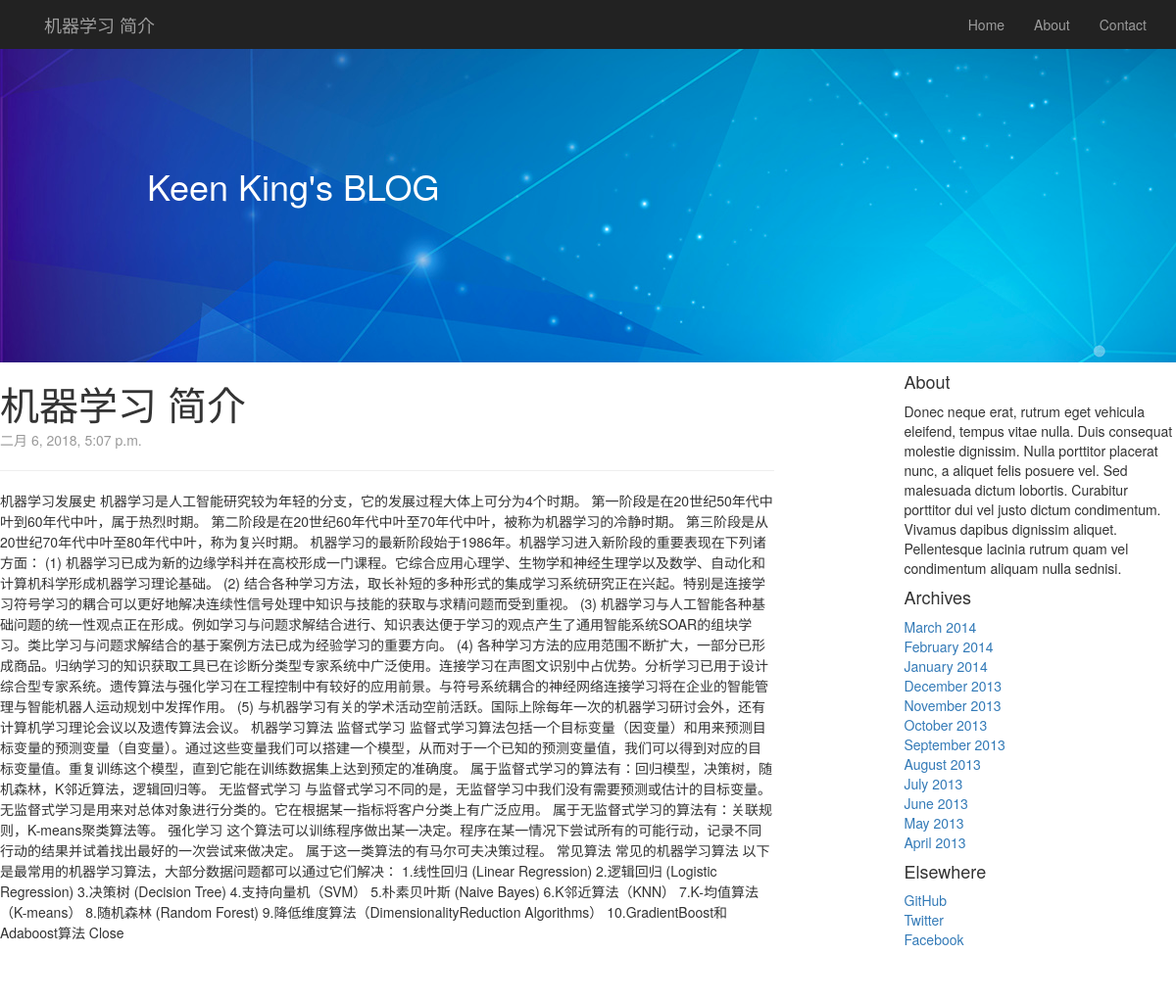
Page /detail/1/ on the committed database.
### myblog/models.py (models this page shows, shortened)
class BlogPost(models.Model):
    title = models.CharField(u"博客标题", max_length=100)  # 博客标题
    category = models.CharField(u"博客标签", max_length=50, blank=True)  # 博客标签
    pub_date = models.DateTimeField(u"发布日期", auto_now_add=True, editable=True)  # 博客发布日期
    update_time = models.DateTimeField(u'更新时间', auto_now=True, null=True)
    content = models.TextField(blank=True, null=True)  # 博客文章正文
    class Meta:  # 按时间下降排序
        ordering = ['-pub_date']
        verbose_name = "文章"
        verbose_name_plural = "文章"

### myblog/views.py (the view)
# urls.py: url(r'^detail/(\d+)/$', get_details, name='blog_get_detail'),
def get_details(request,blog_id):
    try:
        blog = BlogPost.objects.get(id = blog_id)
    except:
        raise Http404
    ctx = {
        'blog':blog
    }
    return render(request,'blog_details.html',ctx)

### templates/blog_details.html (shortened to what this page needs)
{% load staticfiles %}
<!DOCTYPE html>
<html lang="en">
<head>
    <link rel="stylesheet" href={% static 'css/bootstrap.min.css' %}>
    <link rel="stylesheet" href={% static 'css/Mycss.css' %}>
</head>
<body>
<nav class="nav  navbar-fixed-top navbar-inverse"  role="navigation">
    <div class="container">
        <div class="navbar-header">
            <div class="navbar-brand nav-title">
                <p>{{ blog.title }}</p>
            </div>
        </div>
        <div class="collapse navbar-collapse" id="navbar-menu">
            <ul class="nav navbar-nav navbar-right">
                <li class="cative">
                    <a href="#">Home</a>
                </li>
                <li class="cative">
                    <a href="#">About</a>
                </li>
                <li class="cative">
                    <a href="#">Contact</a>
                </li>
            </ul>
        </div>
    </div>
</nav>
<div class="header-img" style="background: url({% static 'images/7.jpg'%});width: 100%;height: 350px;">
    <h1 style="padding: 150px;color: white">Keen King's BLOG</h1>
</div>
<div style="overflow:hidden;">
    <div class="row">
        <div class="col-sm-8" style="line-height: 1.5">
            <div style="margin-bottom: 60px">
                <h2 style="margin-bottom: 5px;font-size: 40px">{{ blog.title }}</h2>
                <p style="margin-bottom: 20px;color: #999">{{ blog.update_time }}</p>
                <hr>
                <p>{{ blog.content }}</p>
            </div>
        </div>
        <div class="col-sm-3 col-sm-offset-1 blog-sidebar">
          <div class="sidebar-module sidebar-module-inset">
            <h4>About</h4>
            <p>Donec neque erat, rutrum eget vehicula eleifend, tempus vitae nulla. Duis consequat molestie dignissim. Nulla porttitor placerat nunc, a aliquet felis posuere vel. Sed malesuada dictum lobortis. Curabitur porttitor dui vel justo dictum condimentum. Vivamus dapibus dignissim aliquet. Pellentesque lacinia rutrum quam vel condimentum aliquam nulla sednisi.
</p>
          </div>
          <div class="sidebar-module">
            <h4>Archives</h4>
            <ol class="list-unstyled">
              <li><a href="#">March 2014</a></li>
              <li><a href="#">February 2014</a></li>
              <li><a href="#">January 2014</a></li>
              <li><a href="#">December 2013</a></li>
              <li><a href="#">November 2013</a></li>
              <li><a href="#">October 2013</a></li>
              <li><a href="#">September 2013</a></li>
              <li><a href="#">August 2013</a></li>
              <li><a href="#">July 2013</a></li>
              <li><a href="#">June 2013</a></li>
              <li><a href="#">May 2013</a></li>
              <li><a href="#">April 2013</a></li>
            </ol>
          </div>
          <div class="sidebar-module">
            <h4>Elsewhere</h4>
            <ol class="list-unstyled">
              <li><a href="#">GitHub</a></li>
              <li><a href="#">Twitter</a></li>
              <li><a href="#">Facebook</a></li>
            </ol>
          </div>
        </div>
    </div>
</div>
</body>
</html>

### rows in the picture
BlogPost: title "机器学习 简介", update_time "二月 6, 2018, 5:07 p.m.", content "机器学习发展史 机器学习是人工智能研究较为年轻的分支，它的发展过程大体上可分为4个时期。 第一阶段是在20世纪50年代中叶到60年代中叶，属于热烈时期。 第二阶段是在20世纪60年代中叶至70年代中叶，被称为机器学习的冷静时期。 第三阶段是从20世纪70年代中叶至80年代中叶，称为复兴时期。 机器学习的最新阶段始于1986年。机器学习进入新阶段的重要表现在下列诸方面： (1) 机器学习已成为新的边缘学科并在高校形成一门课程。它综合应用心理学、生物学和神经生理学以及数学、自动化和计算机科学形成机器学习理论基础。 (2) 结合各种学习方法，取长补短的多种形式的集成学习系统研究正在兴起。特别是连接学习符号学习的耦合可以更好地解决连续性信号处理中知识与技能的获取与求精问题而受到重视。 (3) 机器学习与人工智能各种基础问题的统一性观点正在形成。例如学习与问题求解结合进行、知识表达便于学习的观点产生了通用智能系统SOAR的组块学习。类比学习与问题求解结合的基于案例方法已成为经验学习的重要方向。 (4) 各种学习方法的应用范围不断扩大，一部分已形成商品。归纳学习的知识获取工具已在诊断分类型专家系统中广泛使用。连接学习在声图文识别中占优势。分析学习已用于设计综合型专家系统。遗传算法与强化学习在工程控制中有较好的应用前景。与符号系统耦合的神经网络连接学习将在企业的智能管理与智能机器人运动规划中发挥作用。 (5) 与机器学习有关的学术活动空前活跃。国际上除每年一次的机器学习研讨会外，还有计算机学习理论会议以及遗传算法会议。 机器学习算法 监督式学习…"
